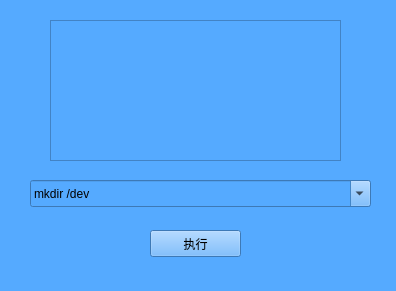
<?xml version="1.0" encoding="UTF-8"?>
<ui version="4.0">
 <class>MainWindow</class>
 <widget class="QMainWindow" name="MainWindow">
  <property name="geometry">
   <rect>
    <x>0</x>
    <y>0</y>
    <width>396</width>
    <height>291</height>
   </rect>
  </property>
  <property name="windowTitle">
   <string>MainWindow</string>
  </property>
  <property name="styleSheet">
   <string notr="true">background-color: rgb(85, 170, 255);</string>
  </property>
  <widget class="QWidget" name="centralwidget">
   <widget class="QComboBox" name="cmd">
    <property name="geometry">
     <rect>
      <x>30</x>
      <y>180</y>
      <width>341</width>
      <height>27</height>
     </rect>
    </property>
    <property name="editable">
     <bool>true</bool>
    </property>
    <property name="currentText">
     <string/>
    </property>
    <item>
     <property name="text">
      <string>mkdir /dev</string>
     </property>
    </item>
    <item>
     <property name="text">
      <string>ls /</string>
     </property>
    </item>
   </widget>
   <widget class="QPushButton" name="pushButton">
    <property name="geometry">
     <rect>
      <x>150</x>
      <y>230</y>
      <width>91</width>
      <height>27</height>
     </rect>
    </property>
    <property name="text">
     <string>执行</string>
    </property>
   </widget>
   <widget class="QPlainTextEdit" name="msg">
    <property name="geometry">
     <rect>
      <x>50</x>
      <y>20</y>
      <width>291</width>
      <height>141</height>
     </rect>
    </property>
   </widget>
  </widget>
 </widget>
 <resources/>
 <connections/>
</ui>
